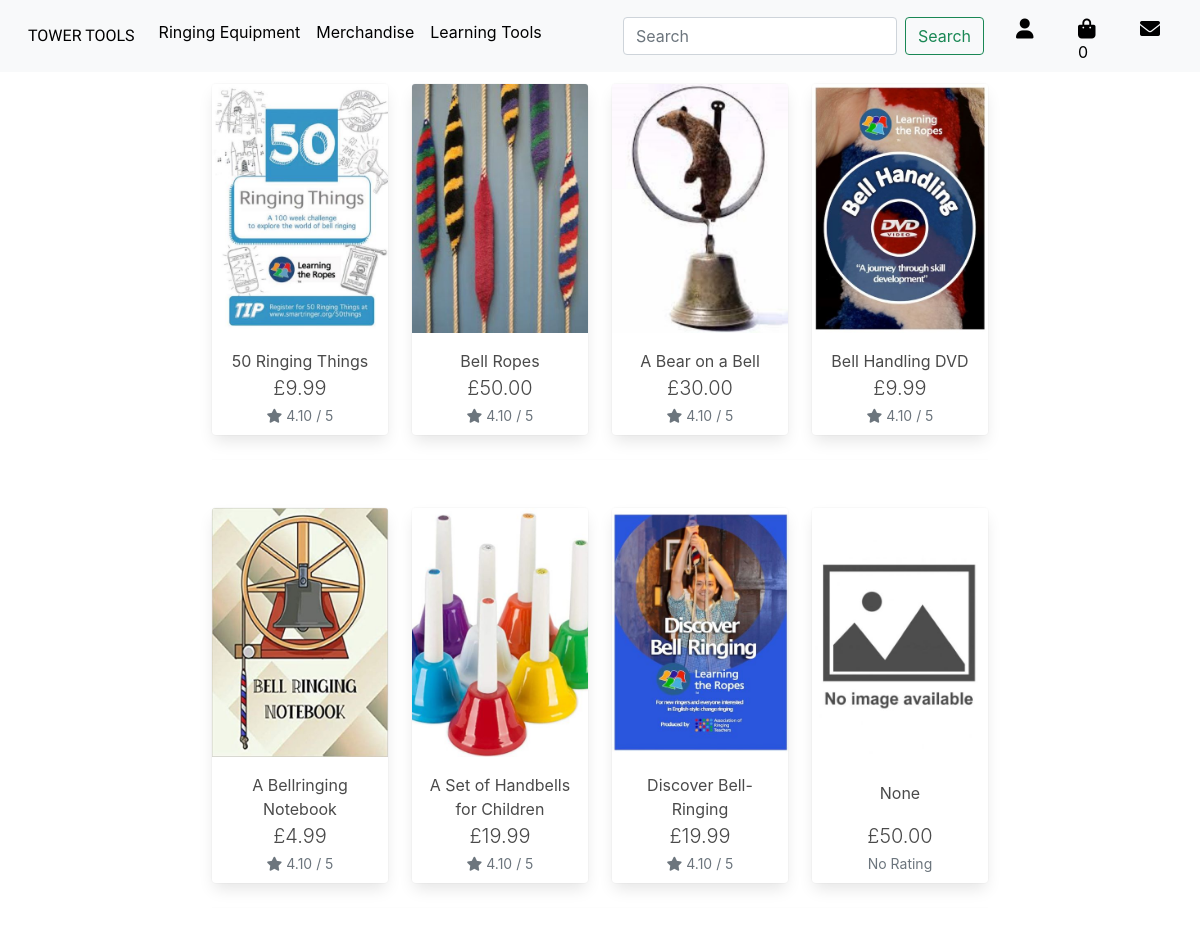
Screenshot of /search with the database file from the repository.
### products/models.py (models this page shows, shortened)
class Product(models.Model):
    category = models.ForeignKey('Category', null=True, blank=True, on_delete=models.SET_NULL)
    sku = models.CharField(max_length=254, null=True, blank=True)
    name = models.CharField(max_length=254)
    friendly_name = models.CharField(max_length=254, null=True, blank=True)
    description = models.TextField()
    rope_size_option = models.BooleanField(default=False, null=True, blank=True)
    price = models.DecimalField(max_digits=6, decimal_places=2)
    rating = models.DecimalField(max_digits=6, decimal_places=2, null=True, blank=True)
    image_url = models.URLField(max_length=1024, null=True, blank=True)
    image = models.ImageField(null=True, blank=True)

### home/views.py (the view, shortened to what this page needs)
# urls.py: path('search', views.search, name='search'),
def search(request):
    products = Product.objects.all()
    query = None
    context = {
        'products': products,
        'search_term': query,
    }
    return render(request, 'search.html', context)

### bag/contexts.py (called while the page is built, shortened)
def bag_contents(request):
    bag_items = []
    free_delivery_threshold = 50
    standard_delivery_percentage = 0.1
    total = 0
    product_count = 0
    bag = request.session.get('bag', {})
    if total < free_delivery_threshold:
        delivery = total * Decimal(standard_delivery_percentage)
        remaining_to_free_del = free_delivery_threshold - total
    else:
        delivery = 0
        remaining_to_free_del = 0
    grand_total = delivery + total
    context = {
        'bag_items': bag_items,
        'total': total,
        'product_count': product_count,
        'delivery': delivery,
        'remaining_to_free_del': remaining_to_free_del,
        'grand_total': grand_total,
    }
    return context

### templates/search.html (shortened to what this page needs)
{% extends "base.html" %}
{% load static %}
{% block content %}
<div class="container">
    <div class="row">
        <div class="product-container col-10 offset-1">
            <div class="row">
                {% for product in products %}
                    <div class="col-sm-6 col-md-6 col-lg-4 col-xl-3">
                        <div class="card h-100 border-0">
                            {% if product.image %}
                            <a href="{% url 'product_detail' product.id %}">
                                <img class="card-img-top img-fluid" src="/static/imgs/{{ product.image }}" alt="{{ product.friendly_name }}">
                            </a>
                            {% else %}
                            <a href="{% url 'product_detail' product.id %}">
                                <img class="card-img-top img-fluid" src="/static/imgs/no_image.jpg" alt="{{ product.friendly_name }}">
                            </a>
                            {% endif %}
                            <div class="card-body pb-0">
                                <p class="mb-0 text-center">{{ product.friendly_name }}</p>
                            </div>
                            <div class="card-footer pt-0 border-0 text-center m-auto">
                                <div class="row">
                                    <div class="col">
                                        <p class="lead mb-0 text-left font-weight-bold text-center">£{{ product.price }}</p>
                                        {% if product.rating %}
                                            <small class="text-muted text-center"><i class="fas fa-star mr-1"></i>{{ product.rating }} / 5</small>
                                        {% else %}
                                            <small class="text-muted text-center">No Rating</small>
                                        {% endif %}
                                    </div>
                                </div>
                            </div>
                        </div>
                    </div>
                    {% if forloop.counter|divisibleby:4 %}
                        <div class="col-12 d-none d-xl-block mb-5">
                            <hr>
                        </div>
                    {% endif %}
                {% endfor %}
            </div>
        </div>
    </div>
</div>
{% endblock %}

### static/css/base.css (style rules this page uses)
html { height: 100%; }

### rows the page displays
Product: image (picture), friendly_name "50 Ringing Things", price "9.99", rating "4.10"
Product: image (picture), friendly_name "Bell Ropes", price "50.00", rating "4.10"
Product: image (picture), friendly_name "A Bear on a Bell", price "30.00", rating "4.10"
Product: image (picture), friendly_name "Bell Handling DVD", price "9.99", rating "4.10"
Product: image (picture), friendly_name "A Bellringing Notebook", price "4.99", rating "4.10"
Product: image (picture), friendly_name "A Set of Handbells for Children", price "19.99", rating "4.10"
Product: image (picture), friendly_name "Discover Bell-Ringing", price "19.99", rating "4.10"
Product: friendly_name "None", price "50.00", shows "No Rating"
